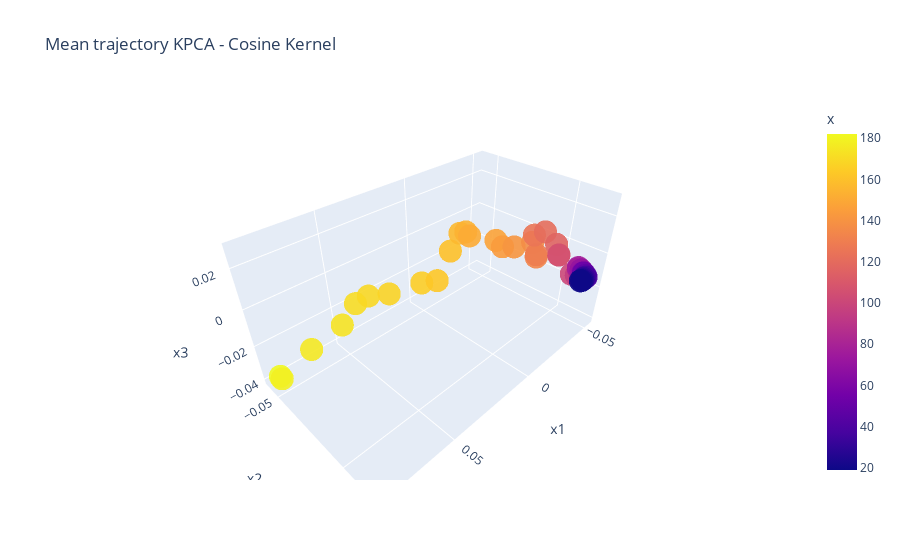

Notebook cell for this chart:
### Code cell
# For this one, we need to make every trial the same length with interpolation

print("Mean length: ", meanLength)

interpolatedData = np.zeros((meanLength, 3, data["lap"].max() - startAt))
interpolatedPos = np.zeros((meanLength, (data["lap"].max() - startAt)))

for i in range(startAt, data["lap"].max()):

    centredID = i - startAt
    posData = data[data["lap"] == i]

    lapData = kpca_embedding[data["lap"] == i, :]

    durationTrial = len(lapData)
    timeVector = [(1/durationTrial) * i for i in range(0, durationTrial)]
    goalVector = [(1/meanLength) * i for i in range(0, meanLength)]
    positionVector = posData["x"]

    if durationTrial != meanLength:
        newDataMat = np.zeros((meanLength, 3))
        interpPos = np.interp(goalVector, timeVector, positionVector)
        for d in range(0, 3):
            neuralData = lapData[:, d]
            interpVector = np.interp(goalVector, timeVector, neuralData)
            newDataMat[:, d] = interpVector
    else:
        newDataMat = lapData

    interpolatedData[:, :, i - startAt] = newDataMat
    interpolatedPos[:, centredID] = interpPos

mean_Trajectory = np.mean(interpolatedData, axis = 2)
mean_Position = np.mean(interpolatedPos, axis = 1)

interpDF = pd.DataFrame(mean_Trajectory, columns=['x1', 'x2', 'x3'])
interpDF["x"] = mean_Position

fig = px.scatter_3d(interpDF, x = "x1", y = "x2", z = "x3", color = "x", opacity=0.9, title="Mean trajectory KPCA - Cosine Kernel")
fig.show()

### Figure 1 — Plotly figure (JSON) as saved in the notebook; plotly's stock layout.template omitted (floating-point values rounded to 4 significant figures)
{"data": [{"hovertemplate": "x1=%{x}<br>x2=%{y}<br>x3=%{z}<br>x=%{marker.color}<extra></extra>", "legendgroup": "", "marker": {"color": [182.1, 178.7, 175.8, 173.5, 171.4, 169.4, 167.7, 165.4, 162.9, 160.1, 156.7, 153.7, 150.7, 147.4, 144.1, 141.2, 137.3, 133.6, 129.6, 125.7, 121.1, 116.8, 111.6, 106.4, 101.0, 94.92, 89.24, 83.08, 76.81, 70.8, 64.81, 58.98, 52.44, 46.69, 41.15, 35.44, 30.3, 25.93, 21.99, 18.99], "coloraxis": "coloraxis", "opacity": 0.9, "symbol": "circle"}, "mode": "markers", "name": "", "scene": "scene", "showlegend": false, "type": "scatter3d", "x": [0.08302, 0.08499, 0.06956, 0.05463, 0.04963, 0.04877, 0.04441, 0.0349, 0.03382, 0.02655, 0.01847, 0.01566, 0.01383, 0.006748, 0.007714, 0.004329, -0.003249, -0.006849, -0.01441, -0.01772, -0.02459, -0.02858, -0.03415, -0.03674, -0.03194, -0.03548, -0.0373, -0.04311, -0.04717, -0.04933, -0.04962, -0.05087, -0.05208, -0.05287, -0.05296, -0.05228, -0.05116, -0.05068, -0.05003, -0.04968], "y": [-0.05891, -0.05165, -0.04953, -0.04544, -0.04001, -0.03065, -0.02199, -0.01252, -0.00477, -0.004871, -0.007526, -0.006997, -0.006513, 0.001424, 0.005623, 0.008776, 0.01224, 0.01256, 0.007837, 0.0035, 0.004604, 0.00888, 0.007909, 0.006416, 0.01705, 0.01782, 0.01892, 0.01455, 0.01253, 0.01318, 0.01423, 0.01398, 0.01345, 0.01436, 0.01486, 0.01472, 0.0145, 0.0145, 0.01431, 0.0138], "z": [-0.04086, -0.03569, -0.02675, -0.01884, -0.006424, 0.002048, 0.005382, 0.01074, 0.01504, 0.0252, 0.02883, 0.02861, 0.0263, 0.02458, 0.02371, 0.02357, 0.02405, 0.01575, 0.01164, 0.01841, 0.01784, 0.01159, 0.003308, 0.001437, -0.002358, -0.004113, -0.004579, -0.005544, -0.007551, -0.009696, -0.011, -0.01186, -0.01255, -0.01406, -0.01476, -0.01471, -0.01492, -0.01554, -0.01582, -0.01612]}], "layout": {"coloraxis": {"colorbar": {"title": {"text": "x"}}, "colorscale": [[0, "#0d0887"], [0.1111, "#46039f"], [0.2222, "#7201a8"], [0.3333, "#9c179e"], [0.4444, "#bd3786"], [0.5556, "#d8576b"], [0.6667, "#ed7953"], [0.7778, "#fb9f3a"], [0.8889, "#fdca26"], [1, "#f0f921"]]}, "legend": {"tracegroupgap": 0}, "scene": {"domain": {"x": [0, 1], "y": [0, 1]}, "xaxis": {"title": {"text": "x1"}}, "yaxis": {"title": {"text": "x2"}}, "zaxis": {"title": {"text": "x3"}}}, "title": {"text": "Mean trajectory KPCA - Cosine Kernel"}}}
